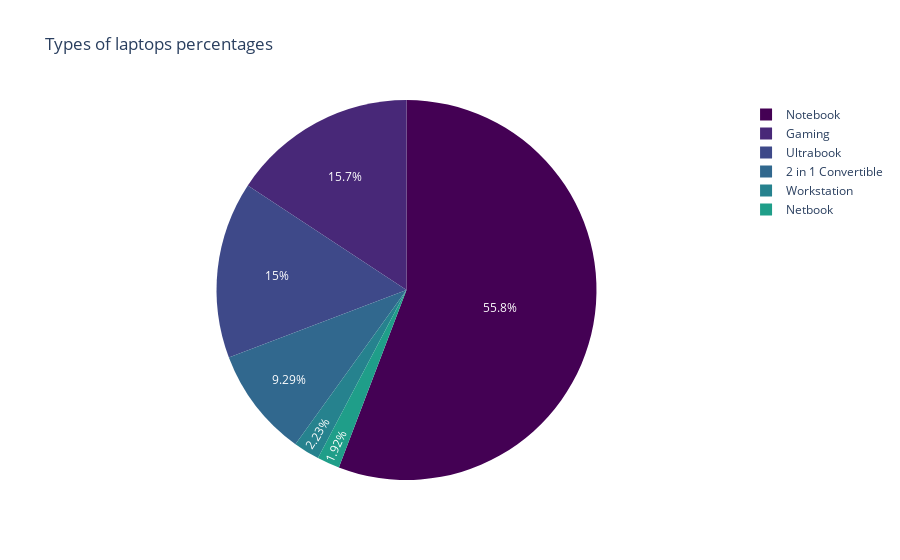

Source (notebook cell):
### Code cell
fig=px.pie(df_copy,names='TypeName',title='Types of laptops percentages',color_discrete_sequence=px.colors.sequential.Viridis)
fig.show()

### Figure 1 — Plotly figure (JSON) as saved in the notebook; plotly's stock layout.template omitted (floating-point values rounded to 4 significant figures; data arrays with more than 128 entries replaced by an {"elided": "..."} marker saying what was removed)
{"data": [{"domain": {"x": [0, 1], "y": [0, 1]}, "hovertemplate": "TypeName=%{label}<extra></extra>", "labels": {"elided": "1303 str values"}, "legendgroup": "", "name": "", "showlegend": true, "type": "pie"}], "layout": {"autosize": true, "legend": {"tracegroupgap": 0}, "piecolorway": ["#440154", "#482878", "#3e4989", "#31688e", "#26828e", "#1f9e89", "#35b779", "#6ece58", "#b5de2b", "#fde725"], "title": {"text": "Types of laptops percentages"}}}
